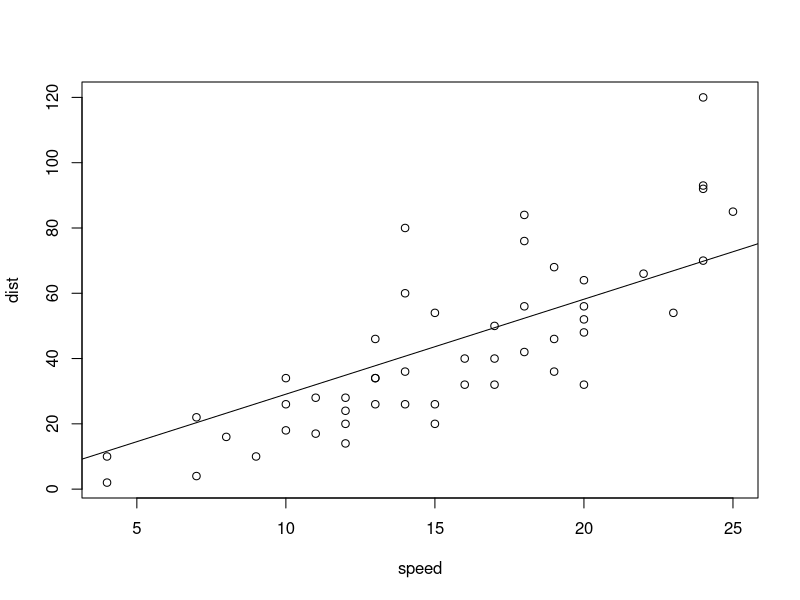
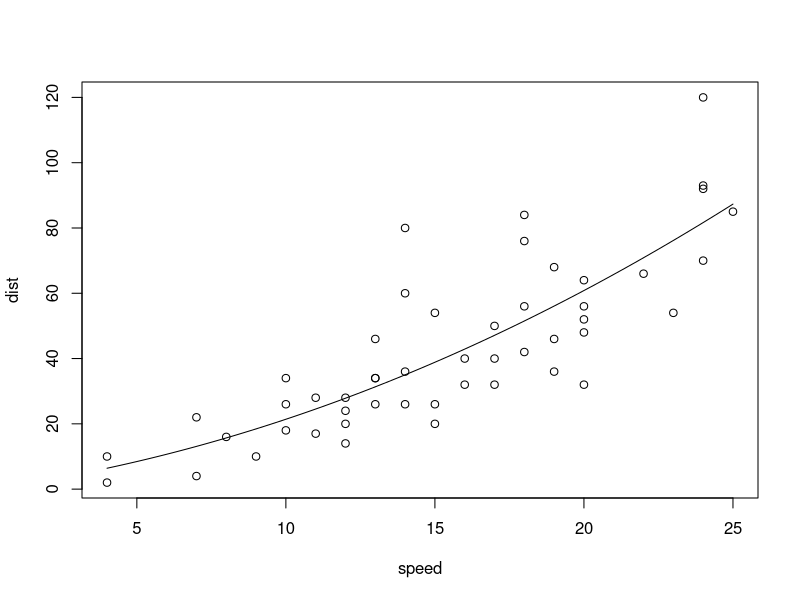

Write R code to recreate these figures, in order.
#' # Lektion 2
#' ## Part 1
#' ### Opgave 1
Prodfct = function(x){
  p=1
  l=length(x)
  for (i in 1:l){
    p=p*x[i]
  }
  return(p)
}
Prodfct(1:5)
prod(1:5)

#' ### Opgave 2
is.wholenumber <- function(x, tol = .Machine$double.eps^0.5)  abs(x - round(x)) < tol
Fibfct = function(n){
  if (is.wholenumber(n)==FALSE){return("Error, input must be a positive integer")} #alternativt if (n!=round(n))
  if (n<1){return("Error, input must be a positive integer")}
  if (n==1) {return(1)}
  if (n==2) {return(1)}
  n1=1
  n2=1
  for (i in 3:n){
    temp=n1
    n1=n2
    n2=temp+n2
  }
  return(n2)
}
Fibfct(54)

#' ### Opgave 3
#install.packages("ggplot2")
#library(ggplot2)
#?ggplot2

#' ## Part 2
#' ### Opgave 1

head(cars)
X=cars[,1]
y=cars[,2]
B=solve((t(X)%*%X),t(X)%*%y)
plot(cars)
abline(0,B)
varians=(t(y-X%*%B)%*%(y-X%*%B))/(50-2)
print(varians)

#' ### Opgave 2
X2=matrix(c(X,X^2),50,2)
B=solve((t(X2)%*%X2),t(X2)%*%y)
plot(cars)
curve(B[1]*x+B[2]*x^2,add=TRUE)
varians=(t(y-X2%*%B)%*%(y-X2%*%B))/(50-2)
print(varians)
#' ### Opgave 3
head(trees)
Girth=trees[,1]
Height=trees[,2]
X=matrix(c(rep(1,31),Girth,Height),31,3)
y=trees[,3]
B=solve((t(X)%*%X),t(X)%*%y)
var=(t(y-X%*%B)%*%(y-X%*%B))/(31-3)
print(B)
print(var)